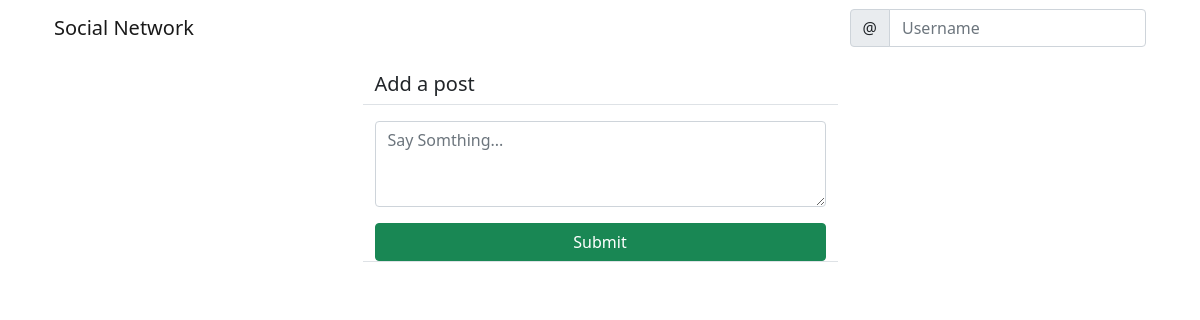
Page /social/ on the earlier database version.
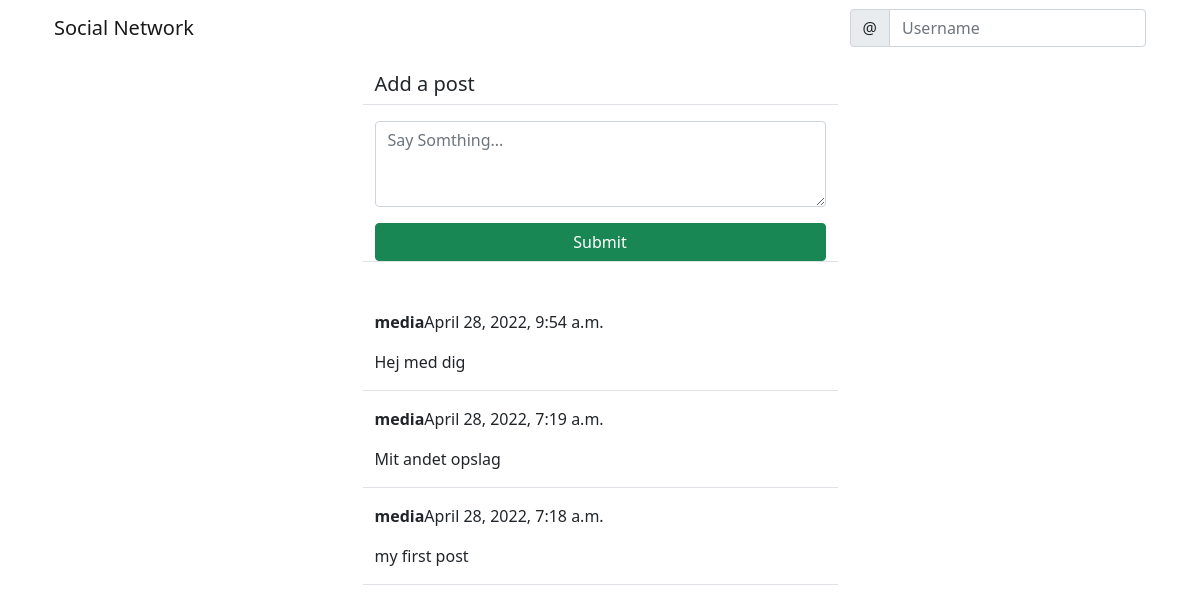
Same page on the later database version.
### social/models.py (models this page shows)
class Post(models.Model):
    body = models.TextField()
    created_on = models.DateTimeField(default=timezone.now)
    author = models.ForeignKey(User, on_delete=models.CASCADE)

### social/views.py (the view, shortened to what this page needs)
# urls.py: path('', PostListView.as_view(), name='post-list')
class PostListView(View):
    def get(self, request, *args, **kwargs):
        posts = Post.objects.all().order_by('-created_on')
        form = PostForm()
        context = {
            'post_list': posts,
            'form': form,
        }
        return render(request, 'social/post_list.html', context)

### social/forms.py
class PostForm(forms.ModelForm):
    body = forms.CharField(
        label='',
        widget=forms.Textarea(attrs={
            'rows': '3',
            'placeholder': 'Say Somthing...',
        })
    )
    class Meta:
        model = Post
        fields = ['body']

### social/templates/social/post_list.html (shortened to what this page needs)
{% extends 'landing/base.html' %}
{% load crispy_forms_tags %}
{% block content %}
<div class="container">
    <div class="row justify-content-center mt-3">
        <div class="col-md-5 col-sm-12 border-bottom">
            <h5>Add a post</h5>
        </div>
    </div>
    <div class="row justify-content-center mt-3 mb-5">
        <div class="col-md-5 col-sm-12 border-bottom">
            <form method="Post">
                {{ form | crispy }}
                <div class="d-grid gab-2">
                    <button class="btn btn-success mt-3">Submit</button>
                </div>
            </form>
        </div>
    </div>
    {% for post in post_list %}
    <div class="row justify-content-center mt-3">
        <div class="col-md-5 col-sm-12 border-bottom">
            <p><strong>{{ post.author }}</strong>{{ post.created_on }}</p>
            <p>{{ post.body }}</p>
        </div>
    </div>
    {% endfor %}
</div>
{% endblock content %}

### landing/templates/landing/base.html (shortened to what this page needs)
<!doctype html>
<html lang="en">
  <head>
    <link href="https://cdn.jsdelivr.net/npm/bootstrap@5.0.2/dist/css/bootstrap.min.css" rel="stylesheet">
  </head>
  <body>
    {% include 'landing/navbar.html' %}
    {% block content %}
    {% endblock content %}
  </body>
</html>

### landing/templates/landing/navbar.html (shortened to what this page needs)
<div class="container">
<nav class="navbar navbar-expand-lg navbar-light">
    <div class="container-fluid">
      <a class="navbar-brand" href="{% url 'index' %}">Social Network</a>
      <div class="collapse navbar-collapse" id="navbarSupportedContent">
        <form class="d-flex">
            <div class="input-group">
                <span class="input-group-text" id="basic-addon1">@</span>
                <input type="text" class="form-control" placeholder="Username" aria-label="Username" aria-describedby="basic-addon1">
            </div>
        </form>
      </div>
    </div>
  </nav>
</div>

Differences in the rows shown:
added Post: author "media", created_on "April 28, 2022, 9:54 a.m.", body "Hej med dig"
added Post: author "media", created_on "April 28, 2022, 7:19 a.m.", body "Mit andet opslag"
added Post: author "media", created_on "April 28, 2022, 7:18 a.m.", body "my first post"
